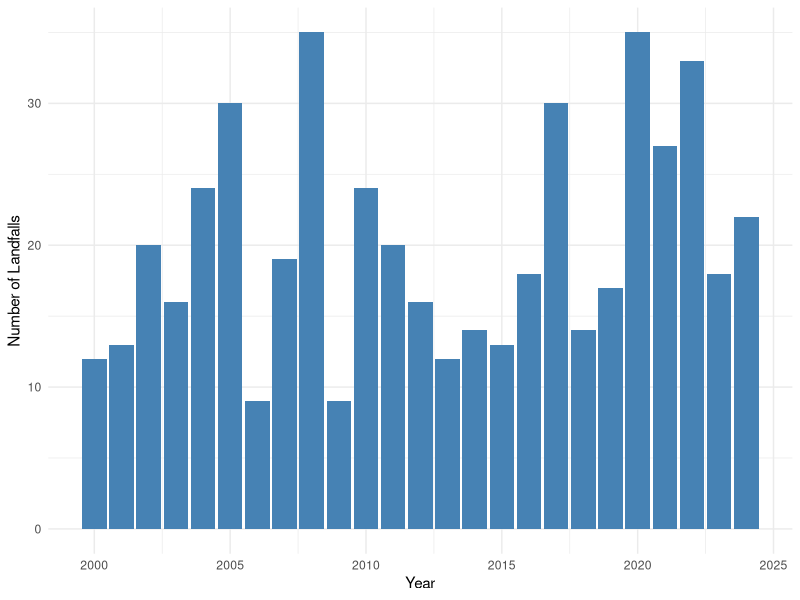
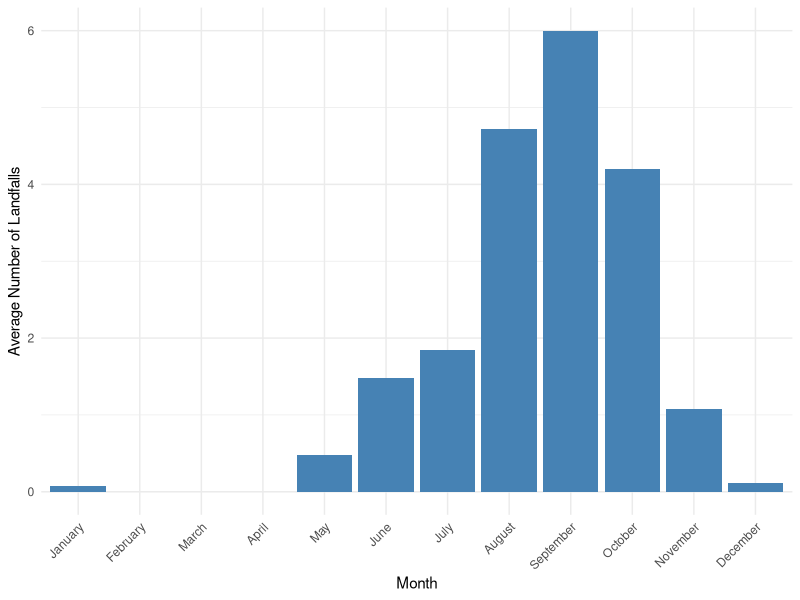
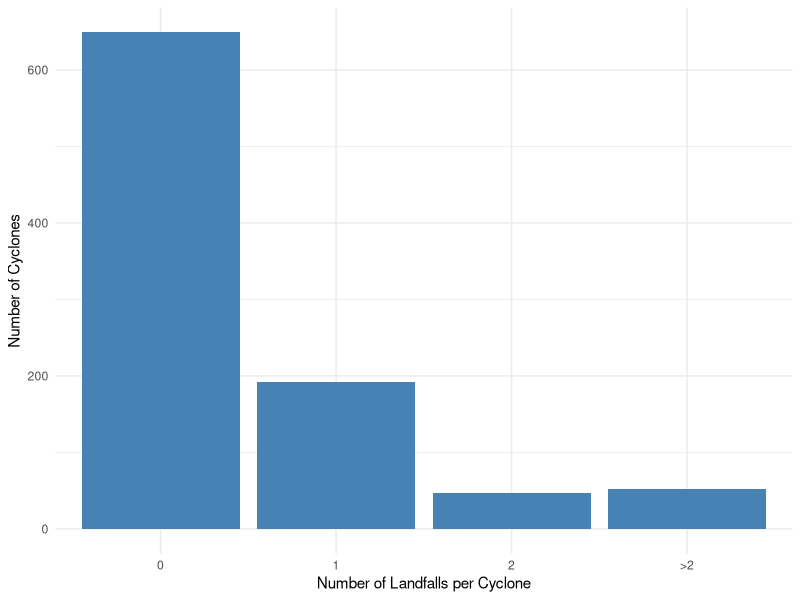
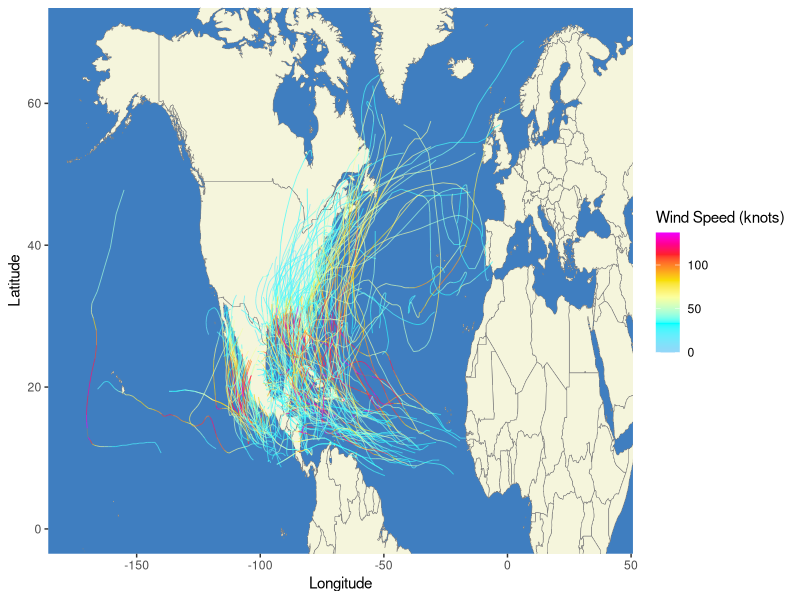
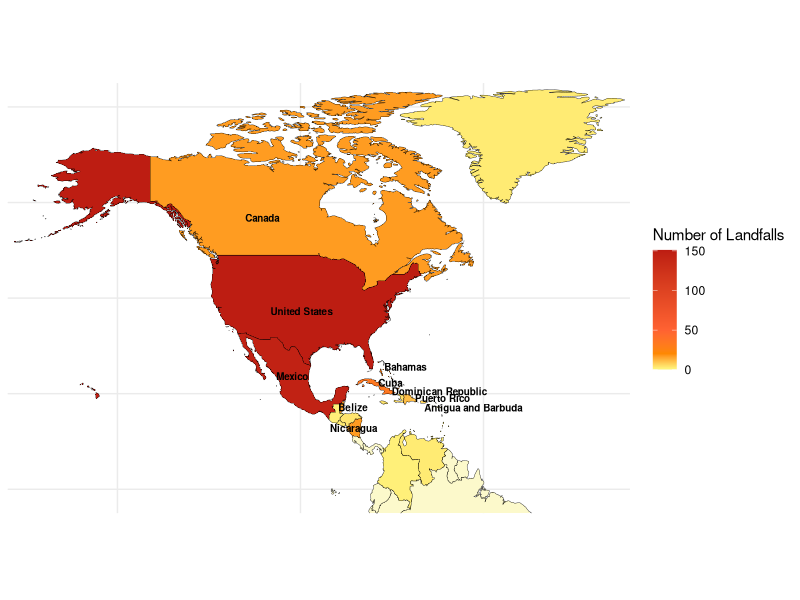
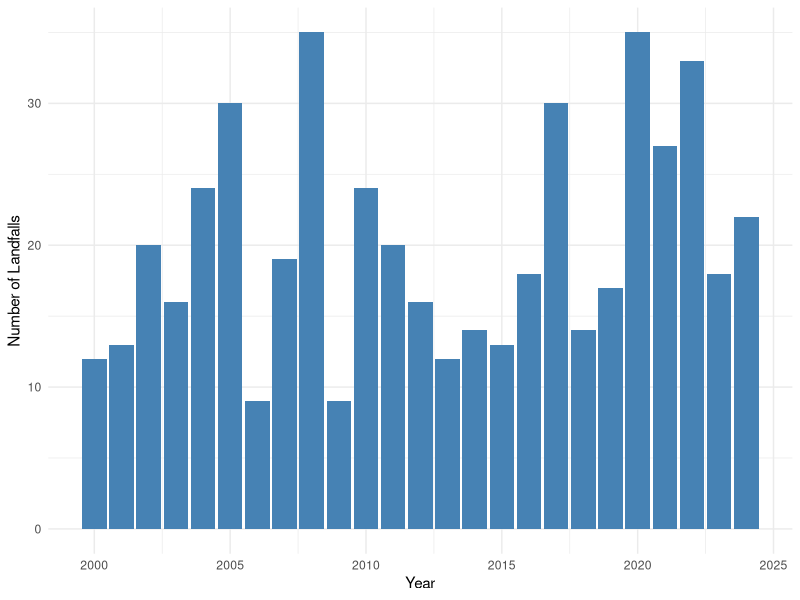
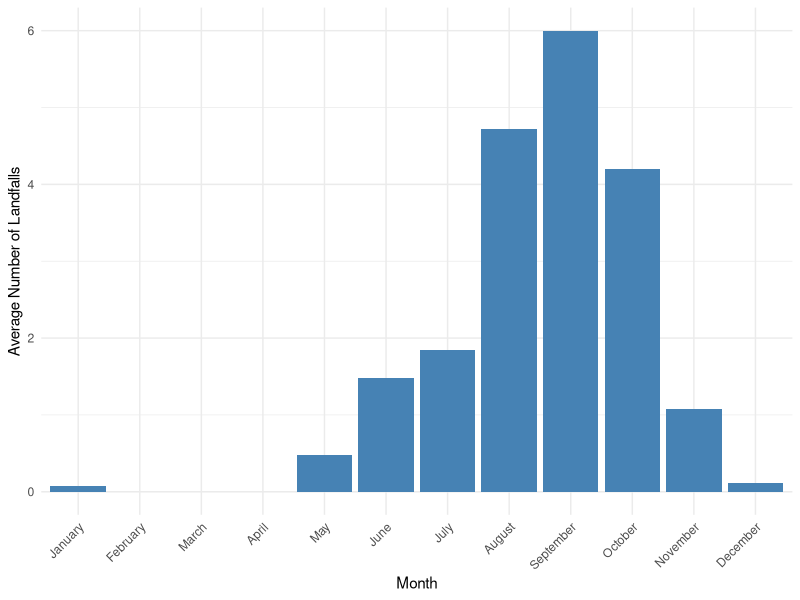
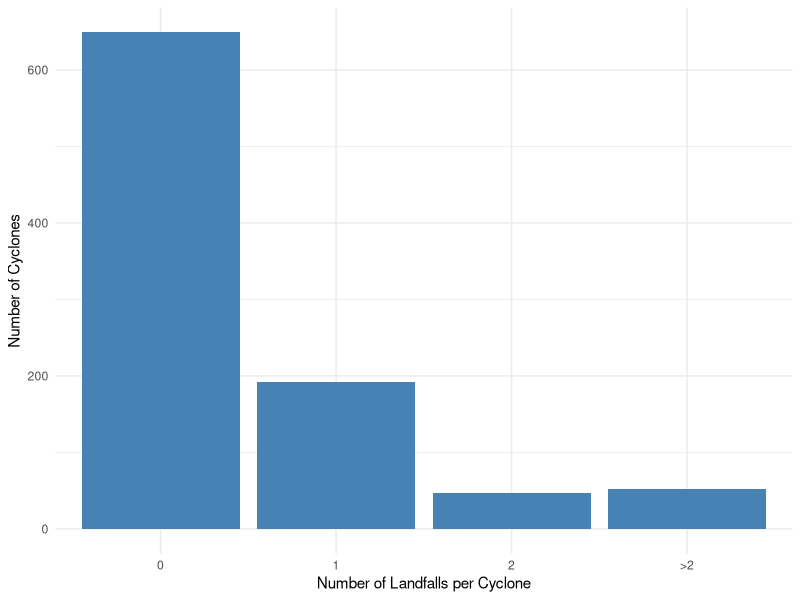

Source code (R) for these figures, in order:
# in this script, we perform an exploratory data analysis of our cyclone
# track data from the HURDAT2 data set
# we are interested in the number of cyclone landfalls per year
# and any seasonality effects

library(dplyr)
library(magrittr)
library(here)
library(tidyr)
library(ggplot2)
library(stringr)
library(data.table)
library(scales)
library(sf)
library(rnaturalearth)
library(ggrepel)


#==============================================================================
# we load our data set
#==============================================================================

hurricane_data <- read.csv(here("data", "derived", "hurricane-data.csv"))
landfall_data <- read.csv(here("data", "derived", "landfall-data.csv"))

#==============================================================================
# we want to plot the number of landfalls per year from 1900-2024 
#==============================================================================

landfalls_per_year <- landfall_data %>%
  group_by(YEAR) %>%
  summarise(CYCLONE_NUM = n(), .groups = "drop")

# Plot
p1 <- ggplot(landfalls_per_year, aes(x = YEAR, y = CYCLONE_NUM)) +
  geom_col(fill = "steelblue") +
  labs(x = "Year",
       y = "Number of Landfalls") +
  theme_minimal()

p1

# save output
ggsave(here("outputs", "eda-hurricane-data", "landfalls-per-year.pdf"), 
       plot = p1, 
       height = 4.5, 
       width = 7, 
       dpi=300)


#==============================================================================
# we check for a monthly seasonality component 
#==============================================================================

# calculate average number of cyclone landfalls per month (across 2000-2024)
landfalls_per_month_and_year <- landfall_data %>%
  group_by(YEAR, MONTH) %>%
  summarise(LANDFALL_NUM = n(), .groups = "drop")

# we notice some months are missing from our data set
# this is because no cyclones occurred in those months
# we now add the missing months with a count of zero
all_months_years <- CJ(MONTH = 1:12, YEAR = 2000:2024)

# also replace month numbers with month names
landfalls_per_month_and_year <- left_join(all_months_years, 
                                    landfalls_per_month_and_year, 
                                    by = c("MONTH", "YEAR"))

landfalls_per_month_and_year <- landfalls_per_month_and_year %>%
  mutate(LANDFALL_NUM = replace_na(LANDFALL_NUM, 0), MONTH = month.name[MONTH])

avg_landfalls_per_month <- landfalls_per_month_and_year %>%
  group_by(MONTH) %>%
  summarise(AVG_LANDFALLS = mean(LANDFALL_NUM))


# plot average number of cyclones per month
p2 <- ggplot(avg_landfalls_per_month, aes(x = factor(MONTH, levels = month.name), 
                                         y = AVG_LANDFALLS)) +
  geom_col(fill = "steelblue") +
  labs(x = "Month",
       y = "Average Number of Landfalls") +
  theme_minimal() + 
  theme(axis.text.x = element_text(angle = 45,vjust = 1,hjust = 1))

p2
# we see a significant increase in the number of cyclones in August-October

# save output
ggsave(here("outputs", "eda-hurricane-data", "avg-landfalls-per-month.pdf"), 
       plot = p2,
       height = 4.5,
       width = 7, dpi=300)

#==============================================================================
# we now want to look closer into how many times cyclones landfall
#==============================================================================

# number of landfalls for each cyclone
landfall_statistics <- hurricane_data %>%
  group_by(STORM_ID) %>%
  summarise(LANDFALL_NUM = sum(RECORD_ID == "L"))

# categorise cyclones based on how many times they landfall
landfall_statistics <- landfall_statistics %>%
  mutate(CATEGORY = case_when(
    LANDFALL_NUM == 0 ~ '0',
    LANDFALL_NUM == 1 ~ '1',
    LANDFALL_NUM == 2 ~ '2',
    LANDFALL_NUM > 2  ~ ">2"))

# Count how many cyclones fall into each category
landfall_summary <- landfall_statistics %>%
  group_by(CATEGORY) %>%
  summarise(NUM = n())

# plot results
p3 <- ggplot(landfall_summary, aes(x = factor(CATEGORY, levels = CATEGORY), y = NUM)) +
  geom_col(fill = "steelblue") +
  labs(x = "Number of Landfalls per Cyclone",
       y = "Number of Cyclones") +
  theme_minimal()

p3

# save output
ggsave(here("outputs","eda-hurricane-data", "nbr-cyclone-landfalls.pdf"), 
       plot = p3, 
       height = 4.5, 
       width = 7, 
       dpi=300)

#==============================================================================
# we also want to inspect cyclone paths for cyclones that landfall 2000-2024
#==============================================================================

# we load our world map data
world <- map_data("world")


# we now select all the hurricanes that landfall at least once
landfall_hurricanes <- landfall_data %>%
  distinct(STORM_ID)

landfall_cyclones <- hurricane_data %>%
  filter(STORM_ID %in% landfall_hurricanes$STORM_ID)


landfall_cyclones <- landfall_cyclones %>%
  mutate(TIME = sprintf("%04s", as.integer(TIME)),
    DATE_TIME = as.POSIXct(paste(YEAR, 
                                 MONTH, 
                                 DAY, 
                                 str_sub(TIME, 1, 2), 
                                 str_sub(TIME, 3, 4)),
                      format = "%Y %m %d %H %M"))

# plot map
p4 <- ggplot() +
  # world map 
  geom_polygon(data = world,
               aes(x = long, y = lat, group = group), 
               fill = "beige", 
               col = "#808080", 
               linewidth = 0.2) +  
  theme(panel.background = element_rect(fill = "#3f7ec0", color = NA),
        panel.grid.major = element_blank(), panel.grid.minor = element_blank()) +
  
  geom_path(data = landfall_cyclones, aes(x = LON, 
                                      y = LAT, 
                                      group = STORM_ID, 
                                      color = WIND), 
            linewidth = 0.3, alpha = 0.7) +
  scale_color_gradientn(colours = c("#94d6f8", "cyan","#fbff9f","#f8e007","#fd9920","#ff1f2d", "#ee00ff"),
                        values = rescale(c(0, 33, 63, 82, 95, 112, 137)),
                        limits = c(0, 137)) + 
  coord_cartesian( xlim = c(-175, 40), ylim = c(0, 70)) + 
  labs(x = "Longitude", 
       y = "Latitude", 
       color = "Wind Speed (knots)") +
  theme(legend.position = "right")

p4

# save output
ggsave(here("outputs", "eda-hurricane-data", "landfall-map.pdf"), 
       plot =p4,
       height = 4, 
       width = 10, 
       dpi=600)


#==============================================================================
# we now want to examine which countries have had the most landfalls since 2000
#==============================================================================

# we count the number of landfalls per country
landfalls_per_location <- landfall_data %>%
  group_by(LOCATION) %>%
  summarise(LANDFALL_NUM = n(), .groups = "drop")

# add landfall count to countries sf object for plotting to get geometry of 
# landfall locations
countries <- ne_countries(scale = 'medium', 
                          returnclass = c("sf"), 
                          continent = c("North America", "South America"))


landfalls_per_location <- countries[, c("name_long", "geometry")] %>%
  left_join(landfalls_per_location, 
            by = c("name_long" = "LOCATION")) 

# replace NA rows with 0
landfalls_per_location <- landfalls_per_location %>%
  mutate(LANDFALL_NUM = ifelse(is.na(LANDFALL_NUM), 0, LANDFALL_NUM))

# find 10 countries with the most landfalls and save these in a dataset
top_ten_landfall_locations <- landfalls_per_location %>%
  arrange(desc(LANDFALL_NUM))

top_ten_landfall_locations <- top_ten_landfall_locations[1:10,]

# plot map of countries most at risk
p5 <- ggplot(data = landfalls_per_location) +
  geom_sf(aes(fill = LANDFALL_NUM), color = "black", linewidth = 0.125) +
  coord_sf(xlim = c(-180, -10), ylim = c(-5, 85), expand = FALSE) +
  scale_fill_gradientn(
    colors = c("#fcf9cb", "#fef67e","#fe8901", "#ff6232", "#bd1d12"),  # Light red to dark red
    values = rescale(c(0, 1, 20, 50, 150))) +
  theme_minimal() +
  labs(fill = "Number of Landfalls") +
  geom_sf_text(data = top_ten_landfall_locations, 
               aes(label = name_long), 
               size = 2.5, 
               fontface = "bold", 
               color = "black",
               nudge_x = case_when(
                 top_ten_landfall_locations$name_long == "Dominican Republic" ~ 8, 
                 top_ten_landfall_locations$name_long == "Belize" ~ 3,  
                 top_ten_landfall_locations$name_long == "Cuba" ~ 2.5, 
                 top_ten_landfall_locations$name_long == "Puerto Rico" ~ 5.2,
                 top_ten_landfall_locations$name_long == "Bahamas" ~ 7,
                 top_ten_landfall_locations$name_long == "Antigua and Barbuda" ~ 9,
                 .default = 0), 
               nudge_y = case_when(
                 top_ten_landfall_locations$name_long == "Cuba" ~ 0.75,
                 top_ten_landfall_locations$name_long == "Puerto Rico" ~ 0.85,
                 top_ten_landfall_locations$name_long == "Dominican Republic" ~ 1.75,  
                 top_ten_landfall_locations$name_long == "Bahamas" ~ -1,
                 .default = 0)) +
  theme(
    axis.text = element_blank(),  # Remove axis text (numbers)
    axis.title = element_blank()  # Remove axis titles
  )


p5

# save output
ggsave(here("outputs", "eda-hurricane-data", "landfall-countries.pdf"), 
       plot =p5,
       height = 10, 
       width = 10, 
       dpi=600)
